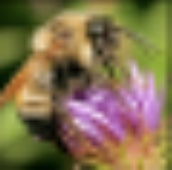
#> input picture A2/CSC420-A2/bee.jpg, 172 x 170 px; its folder holds 6 pictures in this run
$ python upsampling.py   (Python 2 division)
#> lines starting #> are read from the running program, lines starting #| are printed output that depends on the picture
import numpy as np
import cv2
DATA_PATH = "./CSC420-A2/"
OUTPUT_PATH = "./Output/"

def load_color_image(filename):
#> called with filename = 'bee.jpg'
    image = cv2.imread(DATA_PATH + filename)
#> image is the input picture: shape (170, 172, 3); mean B, G, R 78.2, 112.6, 129.6
    return image

def load_grey_scale_image(filename):
    image = cv2.imread(DATA_PATH + filename, 0)
    return image

def save_image(filename, img, path=OUTPUT_PATH):
    cv2.imwrite(path + filename, img)
    print "Image {} saved.".format(filename)

def linear_interpolation(image, upsampling_scale, axis):
#> called with upsampling_scale = 4, axis = 0
    y = image.shape[0]
#> y = 170
    x = image.shape[1]
#> x = 172
    z = image.shape[2]
#> z = 3
    # Linear interpolation on x axis
    if axis == 0:
        result = np.zeros((y, (x-1) * upsampling_scale + 1, z))
        y_r = result.shape[0]
#> y_r = 170
        x_r = result.shape[1]
#> x_r = 685
        for i in range(y_r):
            for j in range(x_r - upsampling_scale + 1):
                if j % upsampling_scale == 0:
                    result[i,j] = image[i, j/upsampling_scale]
                else:
                    residual = j%upsampling_scale
                    a = image[i, (j - residual)/upsampling_scale]
                    b = image[i, (j + upsampling_scale - residual)/upsampling_scale]
                    result[i,j] = ((upsampling_scale - residual) * 1.0 /upsampling_scale) * a \
                    + (residual * 1.0/upsampling_scale) * b
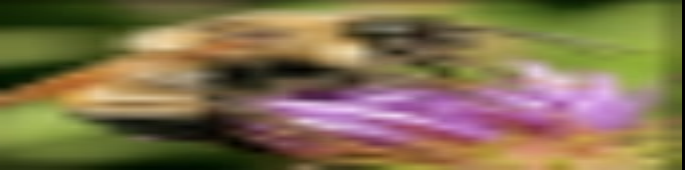
#> result: shape (170, 685, 3) float64; mean B, G, R 78.1, 112.2, 129.3
    # Linear interpolation on y axis
    elif axis == 1:
        result = np.zeros(((y-1) * upsampling_scale + 1, x, z))
        y_r = result.shape[0]
        x_r = result.shape[1]
        for i in range(y_r):
            for j in range(x_r):
                if i % upsampling_scale == 0:
                    result[i,j] = image[i/upsampling_scale, j]
                else:
                    residual = j%upsampling_scale
                    a = image[(i - residual)/upsampling_scale, j]
                    b = image[(i + upsampling_scale - residual)/upsampling_scale, j]
                    result[i,j] = ((upsampling_scale - residual) * 1.0 /upsampling_scale) * a \
                    + (residual * 1.0/upsampling_scale) * b
    return result

def upsampling(image, upsampling_time):
    filter_size = upsampling_time + 1


if __name__ == "__main__":
    image = load_color_image("bee.jpg")
    new_image_1 = linear_interpolation(image, 4, 0)
    new_image_2 = linear_interpolation(new_image_1, 4, 1)
    save_image("upsampled.jpg", new_image_2)
#> in save_image, `cv2.imwrite(path + filename, img)`:
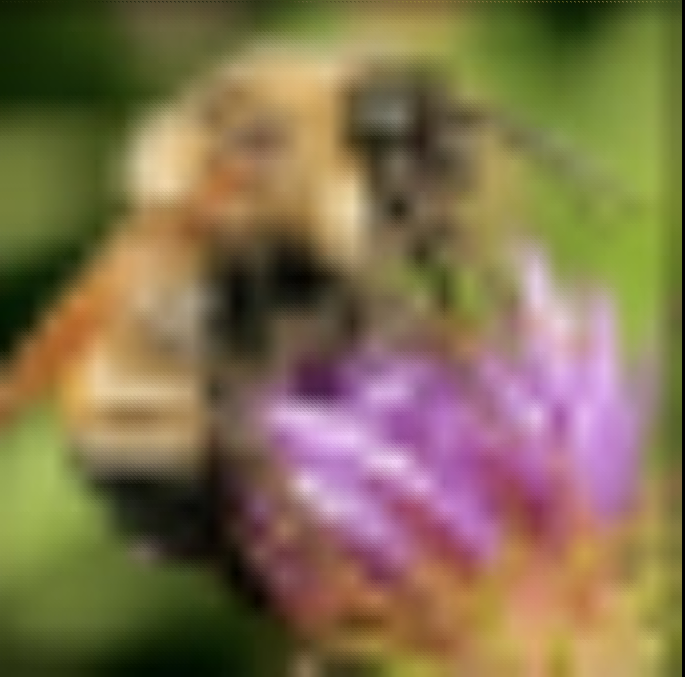
#> saved as upsampled.jpg: shape (677, 685, 3); mean B, G, R 78.3, 112.3, 129.5
